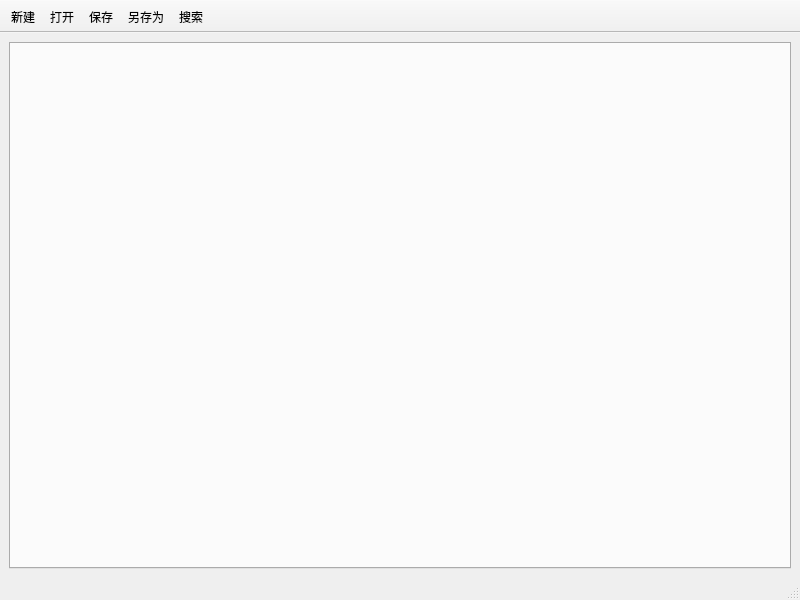
<?xml version="1.0" encoding="UTF-8"?>
<ui version="4.0">
 <class>MainWindow</class>
 <widget class="QMainWindow" name="MainWindow">
  <property name="geometry">
   <rect>
    <x>0</x>
    <y>0</y>
    <width>800</width>
    <height>600</height>
   </rect>
  </property>
  <property name="windowTitle">
   <string>MainWindow</string>
  </property>
  <widget class="QWidget" name="centralwidget">
   <layout class="QGridLayout" name="gridLayout">
    <item row="0" column="0">
     <widget class="QTabWidget" name="tabWidget">
      <property name="tabsClosable">
       <bool>true</bool>
      </property>
     </widget>
    </item>
   </layout>
  </widget>
  <widget class="QMenuBar" name="menubar">
   <property name="geometry">
    <rect>
     <x>0</x>
     <y>0</y>
     <width>800</width>
     <height>23</height>
    </rect>
   </property>
  </widget>
  <widget class="QStatusBar" name="statusbar"/>
  <widget class="QToolBar" name="toolBar">
   <property name="minimumSize">
    <size>
     <width>0</width>
     <height>0</height>
    </size>
   </property>
   <property name="windowTitle">
    <string>toolBar</string>
   </property>
   <property name="movable">
    <bool>false</bool>
   </property>
   <property name="toolButtonStyle">
    <enum>Qt::ToolButtonTextUnderIcon</enum>
   </property>
   <property name="floatable">
    <bool>false</bool>
   </property>
   <attribute name="toolBarArea">
    <enum>TopToolBarArea</enum>
   </attribute>
   <attribute name="toolBarBreak">
    <bool>false</bool>
   </attribute>
   <addaction name="actionNew"/>
   <addaction name="actionOpen"/>
   <addaction name="actionSave"/>
   <addaction name="actionSaveAs"/>
   <addaction name="actionSearch"/>
  </widget>
  <action name="actionNew">
   <property name="icon">
    <iconset>
     <normaloff>../Resources/Icon/newFileIcon.png</normaloff>../Resources/Icon/newFileIcon.png</iconset>
   </property>
   <property name="text">
    <string>新建</string>
   </property>
  </action>
  <action name="actionOpen">
   <property name="icon">
    <iconset>
     <normaloff>../Resources/Icon/openFileIcon.png</normaloff>../Resources/Icon/openFileIcon.png</iconset>
   </property>
   <property name="text">
    <string>打开</string>
   </property>
  </action>
  <action name="actionSave">
   <property name="icon">
    <iconset>
     <normaloff>../Resources/Icon/saveIcon.png</normaloff>../Resources/Icon/saveIcon.png</iconset>
   </property>
   <property name="text">
    <string>保存</string>
   </property>
  </action>
  <action name="actionSaveAs">
   <property name="text">
    <string>另存为</string>
   </property>
  </action>
  <action name="actionSearch">
   <property name="icon">
    <iconset>
     <normaloff>../Resources/Icon/searchFileIcon.png</normaloff>../Resources/Icon/searchFileIcon.png</iconset>
   </property>
   <property name="text">
    <string>搜索</string>
   </property>
  </action>
 </widget>
 <resources/>
 <connections/>
</ui>
